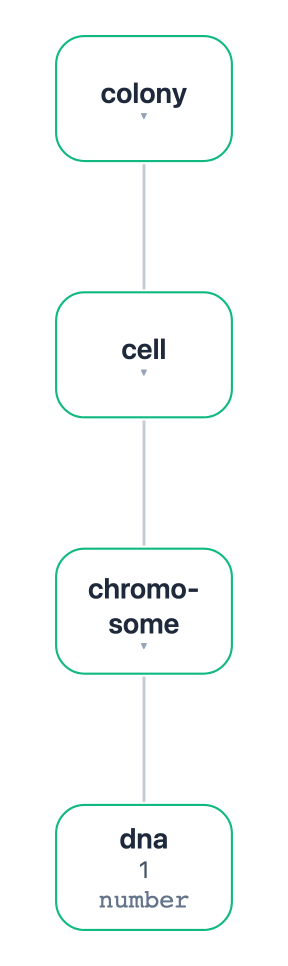
#> input picture workspace/studies/fig-09/visualizations/fig09b-division-1-onecell.png, 576 x 1932 px (shown at 1/2 size)
$ python stitch_snapshot_sequence.py
#> lines starting #> are read from the running program, lines starting #| are printed output that depends on the picture
#!/usr/bin/env python
"""Stitch a runtime-rewrite simulation's snapshots into one side-by-side sequence.

Composes the three loom renders of a place-graph rewrite (produced by the
matching build_*_snapshots.py + render_loom_svgs.mjs) into a single left-to-right
sequence with a time label over each panel and arrows between them — a faithful
time series of the running simulation. Shared by the Fig 9b division and Fig 10b
biofilm figures.

    python scripts/stitch_snapshot_sequence.py [division|biofilm|all]
"""
from __future__ import annotations

import json
import sys
from pathlib import Path

from PIL import Image, ImageChops, ImageDraw, ImageFont

ROOT = Path(__file__).resolve().parent.parent
STUDIES = ROOT / "workspace" / "studies"


def _time_labels(study: str) -> dict:
    """Load the {panel-filename: sim-step} manifest the matching
    build_*_snapshots.py wrote, mapped to 't = <step>' labels. The manifest is the
    SOURCE OF TRUTH for each snapshot's time, so the sequence always shows the real
    simulation time of each frame — no hand-kept labels to drift out of sync."""
    p = STUDIES / study / "visualizations" / "snapshot-times.json"
    if not p.exists():
        return {}
    try:
        return {fn: f"t = {step}" for fn, step in json.loads(p.read_text()).items()}
    except (json.JSONDecodeError, OSError):
        return {}

# Each panel is (image filename, time label). No stage titles, no caption —
# just the topology snapshots with t=0, t=1, t=2 … over them.
# Two compact snapshots per figure, arranged to pack tightly beside the a-panel.
# Orientation is chosen by frame shape: tall-narrow frames sit side-by-side
# (horizontal); wide-short frames stack top-to-bottom (vertical) to stay narrow.
FIGURES = {
    "division": {
        "study": "fig-09",
        "out": "fig09b-division-sequence.png",
        "stack": "horizontal",   # tall, narrow cell/chromosome trees
        "panels": [
            ("fig09b-division-1-onecell.png",    "t = 0"),   # one cell, one chromosome
            ("fig09b-division-2-replicated.png", "t = 1"),   # one cell, chromosome replicated → two
            ("fig09b-division-3-divided.png",    "t = 2"),   # divided into two daughter cells
        ],
    },
    "biofilm": {
        "study": "fig-10",
        "out": "fig10-biofilm-sequence.png",
        "stack": "vertical",     # wide frames → stack to keep the block narrow
        "panels": [
            ("fig10-biofilm-1-planktonic.png", "t = 0"),
            ("fig10-biofilm-3-mature.png",     "t = 15"),
        ],
    },
    "evolution": {
        "study": "fig-11",
        "out": "fig11-evolution-sequence.png",
        "stack": "vertical",     # wide population rows → stack top-to-bottom
        "panels": [
            ("fig11-evo-1-founder.png",  "t = 0"),
            ("fig11-evo-2-adapted.png",  "t = 40"),
        ],
    },
}

INK = (24, 32, 40)
ARROW = (90, 100, 110)
PANEL_H = 640
GAP = 90
PAD = 40
LABEL_H = 70          # band above each panel for the time label


def _font(size, bold=False):
    for p in ["/System/Library/Fonts/Supplemental/Arial Bold.ttf" if bold else
              "/System/Library/Fonts/Supplemental/Arial.ttf",
              "/System/Library/Fonts/Helvetica.ttc"]:
        try:
            return ImageFont.truetype(p, size)
        except OSError:
            continue
    return ImageFont.load_default()


def _trim(im):
    diff = ImageChops.difference(im.convert("RGB"), Image.new("RGB", im.size, (255, 255, 255)))
    bbox = diff.getbbox()
    return im.crop(bbox) if bbox else im


def stitch_vertical(cfg):
    """Top-to-bottom stack — for wide, short frames (e.g. a population row) that
    would be squeezed side-by-side. Each frame is normalized to a common WIDTH,
    with its time label to the left and down-arrows between panels."""
    viz = STUDIES / cfg["study"] / "visualizations"
    tlabels = _time_labels(cfg["study"])
    panel_w = 2600
    raw = [_trim(Image.open(viz / fn).convert("RGB")) for fn, _ in cfg["panels"]]
    # ONE scale factor for all frames (widest frame fills panel_w) so a cell is
    # the SAME size in every snapshot — you watch 1 node grow into a full row,
    # not each frame rescaled to the column width.
    scale = panel_w / max(im.width for im in raw)
    panels = [im.resize((int(im.width * scale), int(im.height * scale)), Image.LANCZOS) for im in raw]

    label_f = _font(46, bold=True)
    label_col = 180                      # left gutter for the t = … label
    row_gap = 200                        # room for a clear arrow fully inside the gap
    n = len(panels)
    total_w = PAD + label_col + panel_w + PAD
    total_h = PAD + sum(p.height for p in panels) + row_gap * (n - 1) + PAD

    canvas = Image.new("RGB", (total_w, total_h), (255, 255, 255))
    draw = ImageDraw.Draw(canvas)

    y = PAD
    x0 = PAD + label_col
    for i, ((fn, tlabel), p) in enumerate(zip(cfg["panels"], panels)):
        tlabel = tlabels.get(fn, tlabel)   # real sim time from the manifest
        draw.text((PAD, y + p.height // 2 - 24), tlabel, font=label_f, fill=INK)
        canvas.paste(p, (x0 + (panel_w - p.width) // 2, y))   # centered in the column
        if i < n - 1:
            # A clear down-arrow centered in the gap between the two snapshots —
            # fully contained so it never clips into the panel below.
            ax = x0 + panel_w // 2
            gap_top = y + p.height
            head_w, head_h = 34, 46
            ay0 = gap_top + 44                          # shaft start
            tip = gap_top + row_gap - 44                # arrow tip
            ay1 = tip - head_h                          # shaft end / head base
            draw.line([(ax, ay0), (ax, ay1)], fill=ARROW, width=11)
            draw.polygon([(ax - head_w, ay1), (ax + head_w, ay1), (ax, tip)], fill=ARROW)
        y += p.height + row_gap

    out = viz / cfg["out"]
    canvas.save(out)
    print(f"wrote {out.relative_to(ROOT)}  ({canvas.width}x{canvas.height})")


def stitch(cfg):
    if cfg.get("stack") == "vertical":
        return stitch_vertical(cfg)
    # Horizontal: side-by-side with ONE scale factor (tallest frame fills the
    # target height) so a node is the same size in every frame — the population/
    # cell grows between panels rather than each frame being rescaled to fit.
    viz = STUDIES / cfg["study"] / "visualizations"
    tlabels = _time_labels(cfg["study"])
    target_h = 1500
    raw = [_trim(Image.open(viz / fn).convert("RGB")) for fn, _ in cfg["panels"]]
#> in _trim, `diff = ImageChops.difference(im.convert("RGB"), Image.new("RGB", im.si..`:
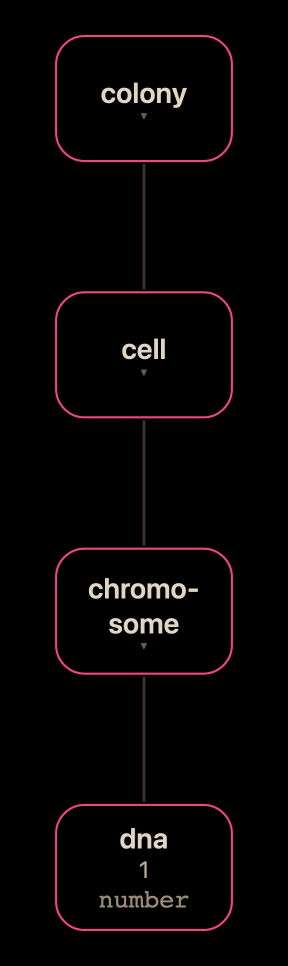
#> diff: PIL image 576x1932 RGB (shown at 1/2 size); mean R, G, B 7.1, 4, 4.7
#> in _trim, `bbox = diff.getbbox()`: bbox = (110, 70, 466, 1862)
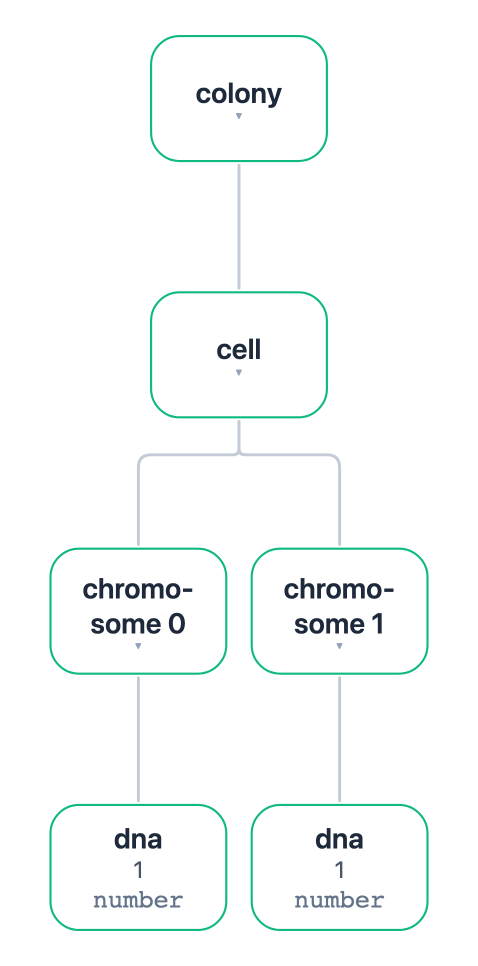
#> input picture workspace/studies/fig-09/visualizations/fig09b-division-2-replicated.png, 956 x 1932 px (shown at 1/2 size)
#> in _trim (call 2), `diff = ImageChops.difference(im.convert("RGB"), Image.new("RGB", im.si..`:
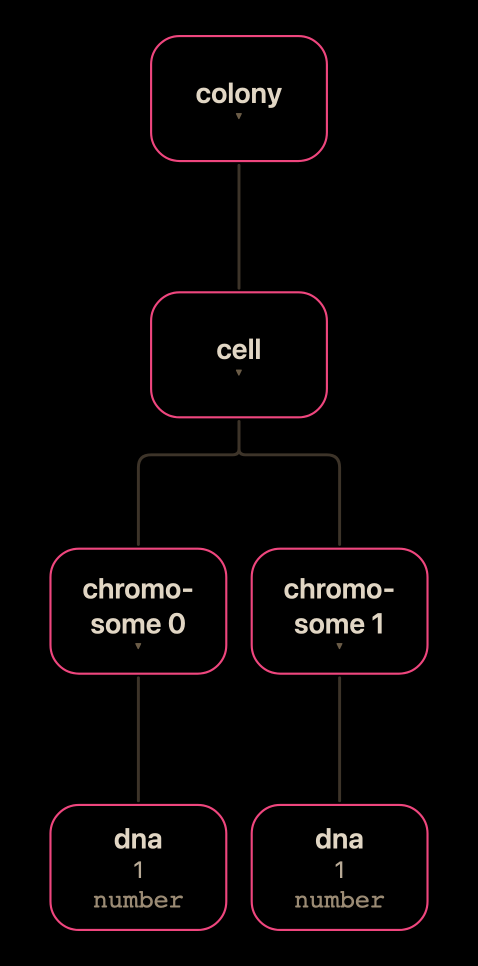
#> diff: PIL image 956x1932 RGB (shown at 1/2 size); mean R, G, B 6.9, 4.1, 4.6
#> in _trim (call 2), `bbox = diff.getbbox()`: bbox = (98, 70, 858, 1862)
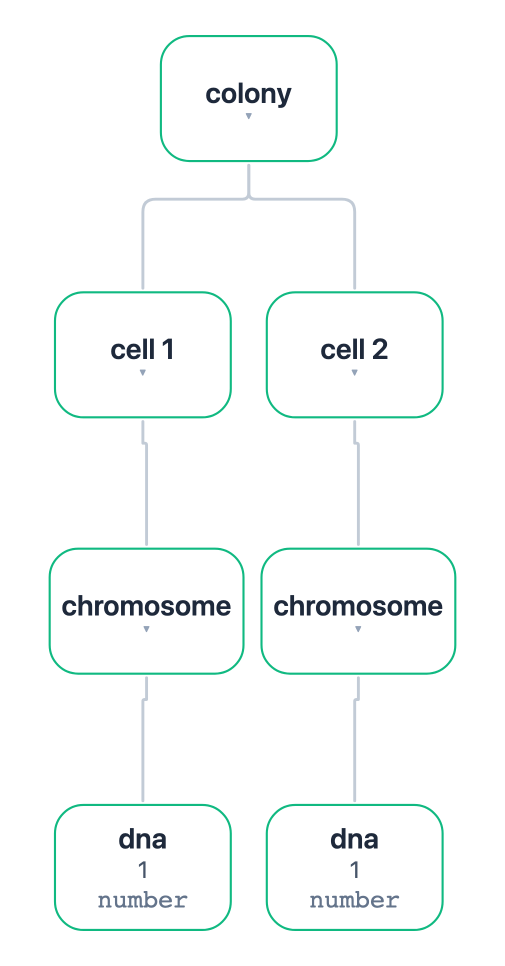
#> input picture workspace/studies/fig-09/visualizations/fig09b-division-3-divided.png, 1010 x 1932 px (shown at 1/2 size)
#> in _trim (call 3), `diff = ImageChops.difference(im.convert("RGB"), Image.new("RGB", im.si..`:
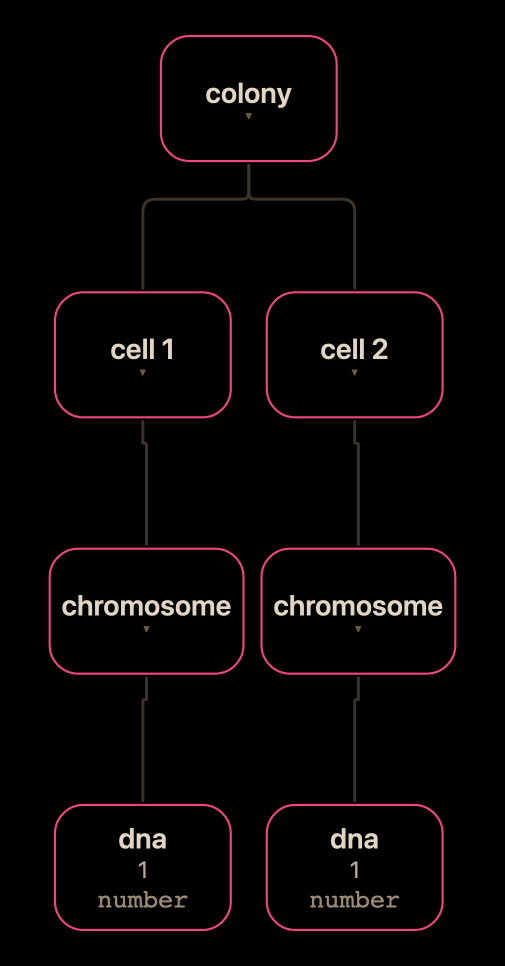
#> diff: PIL image 1010x1932 RGB (shown at 1/2 size); mean R, G, B 7.4, 4.2, 4.9
#> in _trim (call 3), `bbox = diff.getbbox()`: bbox = (97, 70, 913, 1862)
#> in _trim (call 3), `return im.crop(bbox) if bbox else im`:
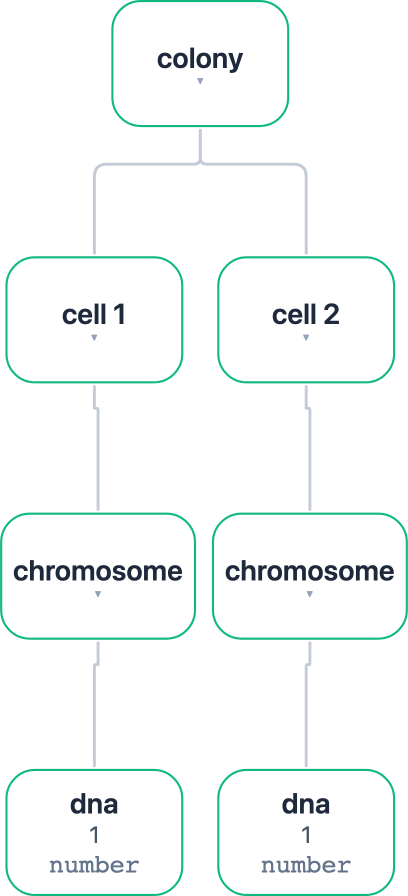
#> returned value: PIL image 816x1792 RGB (shown at 1/2 size); mean R, G, B 245.2, 249.3, 248.5
#> raw = 3 items
    scale = target_h / max(im.height for im in raw)
#> scale = 0.837
    panels = [im.resize((int(im.width * scale), int(im.height * scale)), Image.LANCZOS) for im in raw]
#> panels = 3 items

    label_f = _font(46, bold=True)
    label_h = 80
    col_w = max(p.width for p in panels) + 40
#> col_w = 723
    row_h = max(p.height for p in panels)
#> row_h = 1500
    n = len(panels)
#> n = 3
    total_w = col_w * n + GAP * (n - 1) + 2 * PAD
#> total_w = 2429
    total_h = PAD + label_h + row_h + PAD
#> total_h = 1660

    canvas = Image.new("RGB", (total_w, total_h), (255, 255, 255))
#> canvas: PIL image 2429x1660 RGB; every value is 255
    draw = ImageDraw.Draw(canvas)

    for i, ((fn, tlabel), p) in enumerate(zip(cfg["panels"], panels)):
        tlabel = tlabels.get(fn, tlabel)   # real sim time from the manifest
        x0 = PAD + i * (col_w + GAP)
        tw = draw.textlength(tlabel, font=label_f)
        draw.text((x0 + (col_w - tw) / 2, PAD + 16), tlabel, font=label_f, fill=INK)
        canvas.paste(p, (x0 + (col_w - p.width) // 2, PAD + label_h))
#> this loop made 3 passes
#> (fn, tlabel, x0) on passes 1 to 3: ('fig09b-division-1-onecell.png', 't = 0', 40), ('fig09b-division-2-replicated.png', 't = 1', 853), ('fig09b-division-3-divided.png', 't = 2', 1666)
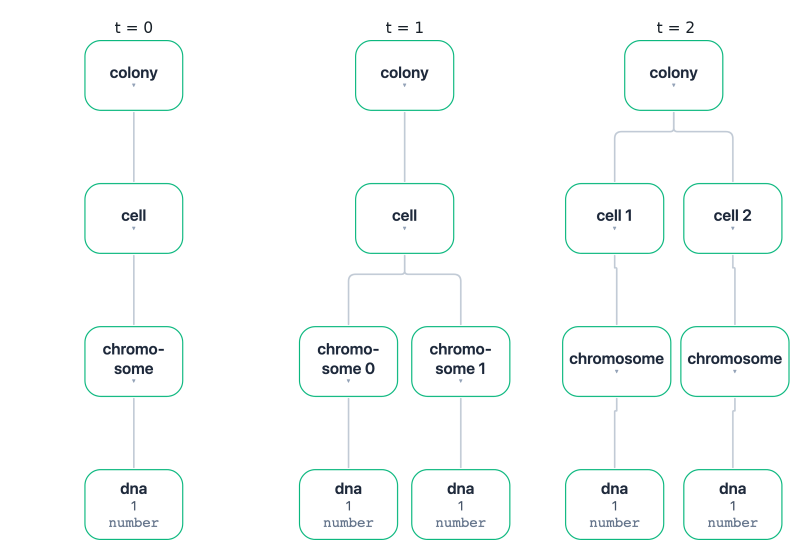
#> canvas: PIL image 2429x1660 RGB (shown at 1/3 size); mean R, G, B 248.7, 251.3, 250.8

    ay = PAD + label_h + row_h // 2
#> ay = 870
    for i in range(n - 1):
        gx = PAD + (i + 1) * col_w + i * GAP
        x0, x1 = gx + 30, gx + GAP - 40
        draw.line([(x0, ay), (x1, ay)], fill=ARROW, width=8)
        draw.polygon([(x1, ay - 22), (x1, ay + 22), (x1 + 30, ay)], fill=ARROW)
#> this loop made 2 passes
#> (gx, x0, x1) on passes 1 to 2: (763, 793, 813), (1576, 1606, 1626)

    out = viz / cfg["out"]
    canvas.save(out)
    print(f"wrote {out.relative_to(ROOT)}  ({canvas.width}x{canvas.height})")
#| wrote workspace/studies/fig-09/visualizations/fig09b-division-sequence.png  (2429x1660)


def main():
    which = sys.argv[1] if len(sys.argv) > 1 else "all"
    keys = list(FIGURES) if which == "all" else [which]
    for k in keys:
        stitch(FIGURES[k])
#> pass 2 of the loop in main, `for k in keys:`:
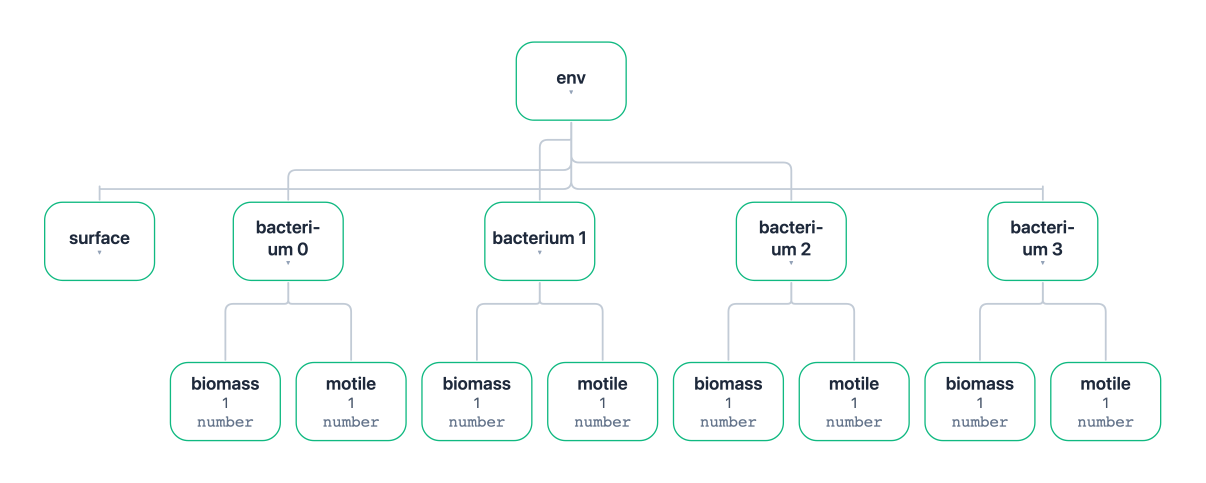
#> input picture workspace/studies/fig-10/visualizations/fig10-biofilm-1-planktonic.png, 3616 x 1448 px (shown at 1/3 size)
#> in _trim (call 4), `diff = ImageChops.difference(im.convert("RGB"), Image.new("RGB", im.si..`:
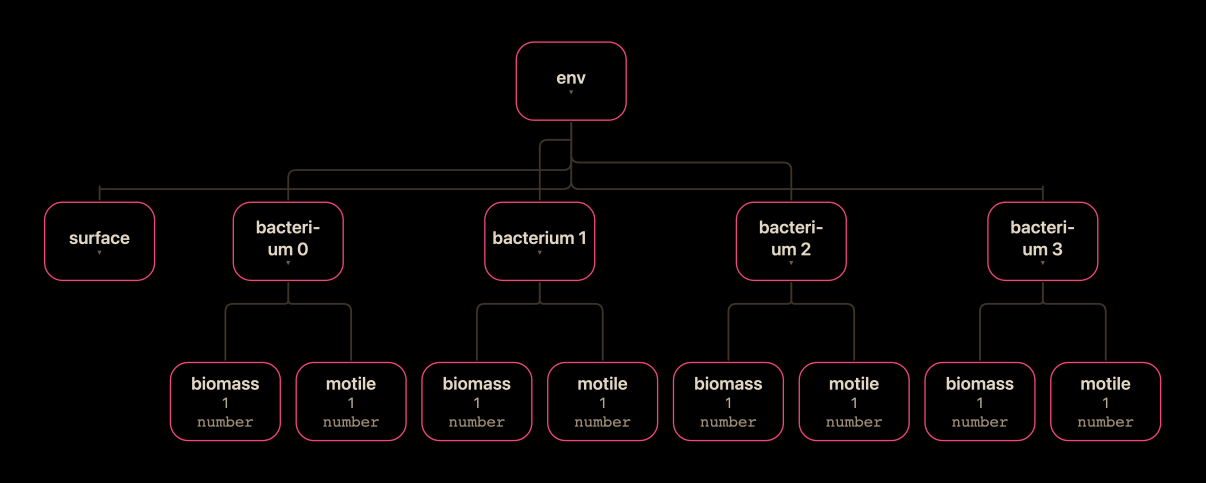
#> diff: PIL image 3616x1448 RGB (shown at 1/3 size); mean R, G, B 5.6, 3.5, 3.8
#> bbox = (132, 124, 3484, 1324)
#> in _trim (call 4), `return im.crop(bbox) if bbox else im`:
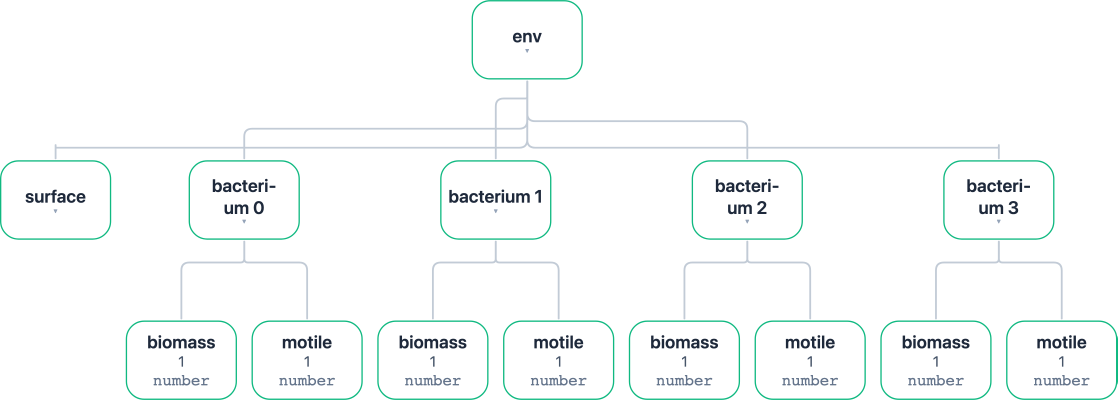
#> returned value: PIL image 3352x1200 RGB (shown at 1/3 size); mean R, G, B 247.7, 250.4, 250


if __name__ == "__main__":
#> (the run stopped early here; a loop or call above may not have finished)
